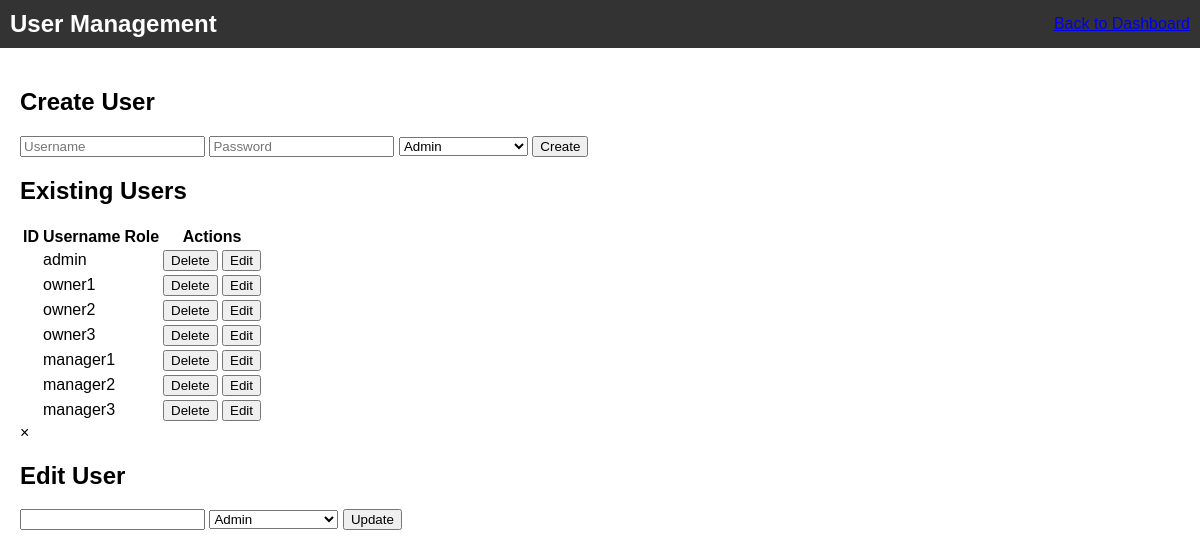
/admin/user_management.php (signed in), run on an earlier commit of the app's database.
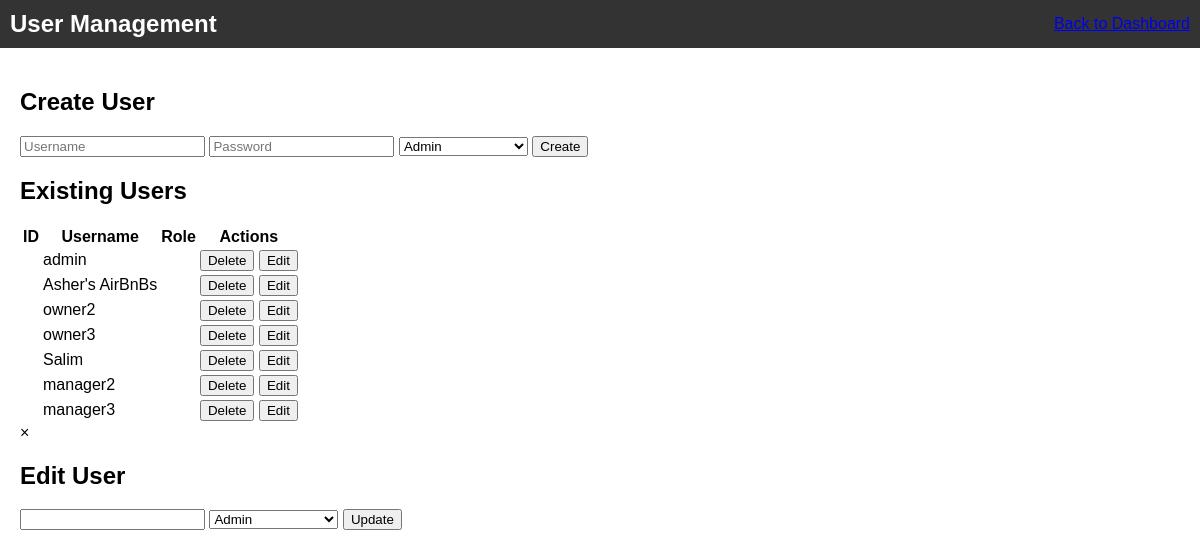
And on a later commit of the database.
### tables this page shows
CREATE TABLE Users (
    user_id INTEGER PRIMARY KEY AUTOINCREMENT,
    username TEXT NOT NULL UNIQUE,
    email TEXT NOT NULL UNIQUE,
    password TEXT NOT NULL,
    role_id INTEGER NOT NULL,
    FOREIGN KEY (role_id) REFERENCES Roles (role_id)
);

### admin/user_management.php (the view, shortened to what this page needs)
<?php
$db = new SQLite3('../property_database.db');
$result = $db->query('SELECT * FROM Users');
$users = [];
while ($row = $result->fetchArray(SQLITE3_ASSOC)) {
    $users[] = $row;
}
?>
<!DOCTYPE html>
<html lang="en">
<head>
    <link rel="stylesheet" href="../style.css">
</head>
<body>
    <div class="dashboard-container">
        <header>
            <h1>User Management</h1>
            <a href="../admin_dashboard.php" class="back">Back to Dashboard</a>
        </header>
        <main>
            <h2>Create User</h2>
            <form method="post" action="">
                <input type="text" name="username" placeholder="Username" required>
                <input type="password" name="password" placeholder="Password" required>
                <select name="role">
                    <option value="Admin">Admin</option>
                </select>
                <button type="submit">Create</button>
            </form>
            <h2>Existing Users</h2>
            <table>
                <tr>
                    <th>ID</th>
                    <th>Username</th>
                    <th>Role</th>
                    <th>Actions</th>
                </tr>
                <?php foreach ($users as $user): ?>
                <tr>
                    <td><?php echo htmlspecialchars($user['id']); ?></td>
                    <td><?php echo htmlspecialchars($user['username']); ?></td>
                    <td><?php echo htmlspecialchars($user['role']); ?></td>
                    <td>
                        <form method="post" action="" style="display:inline;">
                            <button type="submit">Delete</button>
                        </form>
                        <button onclick="openEditModal(<?php echo $user['id']; ?>, '<?php echo $user['username']; ?>', '<?php echo $user['role']; ?>')">Edit</button>
                    </td>
                </tr>
                <?php endforeach; ?>
            </table>
            <div id="editModal" class="modal">
                <div class="modal-content">
                    <span class="close" onclick="closeEditModal()">&times;</span>
                    <h2>Edit User</h2>
                    <form method="post" action="">
                        <input type="text" name="username" id="editUsername" required>
                        <select name="role" id="editRole">
                            <option value="Admin">Admin</option>
                        </select>
                        <button type="submit">Update</button>
                    </form>
                </div>
            </div>
        </main>
    </div>
</body>
</html>

### style.css (style rules this page uses)
body, html { margin: 0; padding: 0; font-family: Arial, sans-serif; background: url('images/background.jpg') no-repeat center center fixed; background-size: cover; height: 100%; }
.dashboard-container { display: flex; flex-direction: column; height: 100vh; background: #f4f4f4; }
header { background: #333; color: #fff; padding: 10px; display: flex; justify-content: space-between; align-items: center; }
header h1 { margin: 0; font-size: 24px; }
main { flex-grow: 1; padding: 20px; background: white; }

What changed in the data, as far as the page shows it:
changed users: username "owner1" → "Asher's AirBnBs"
changed users: username "manager1" → "Salim"
